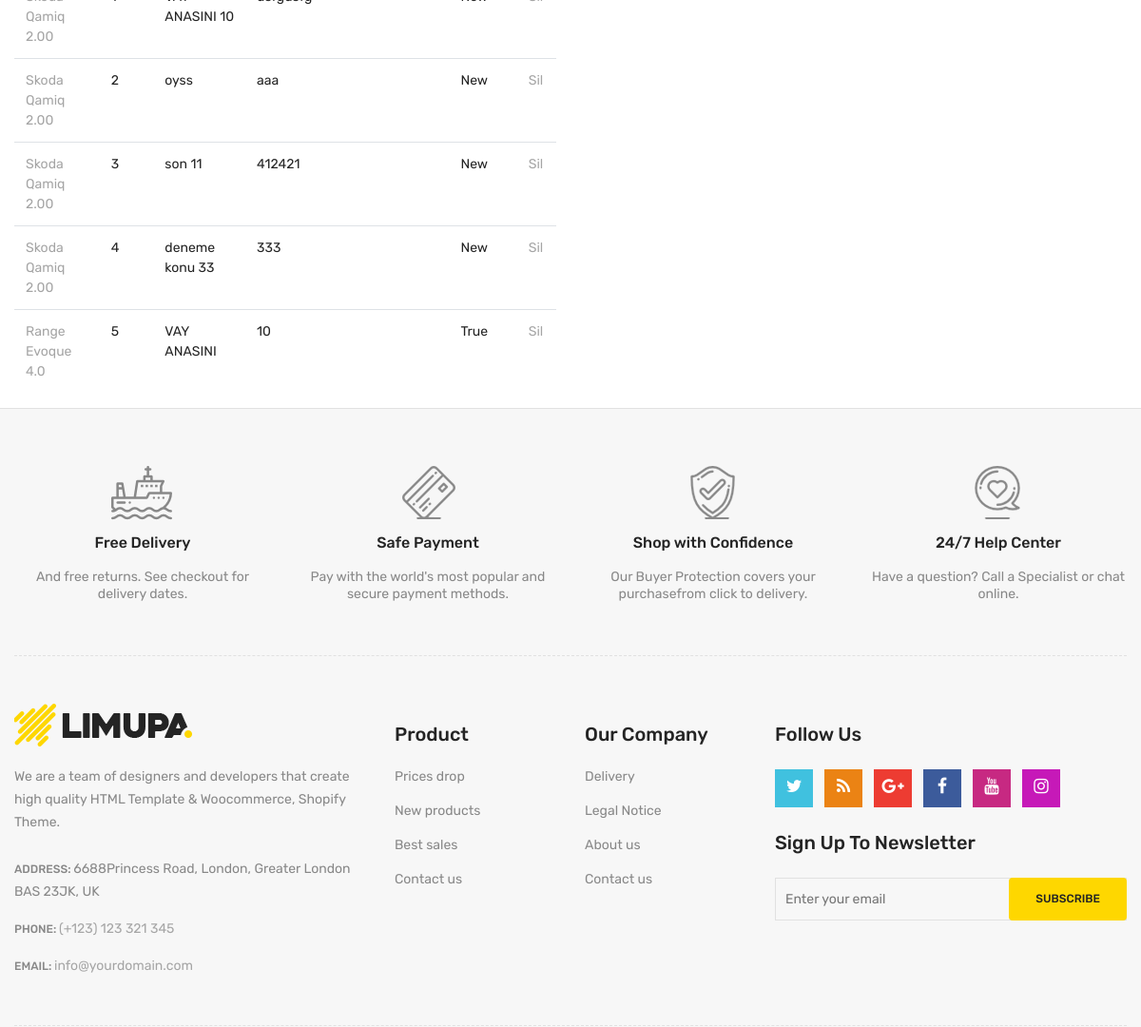
The app's page /user/comments/ (signed in, middle part), older data.
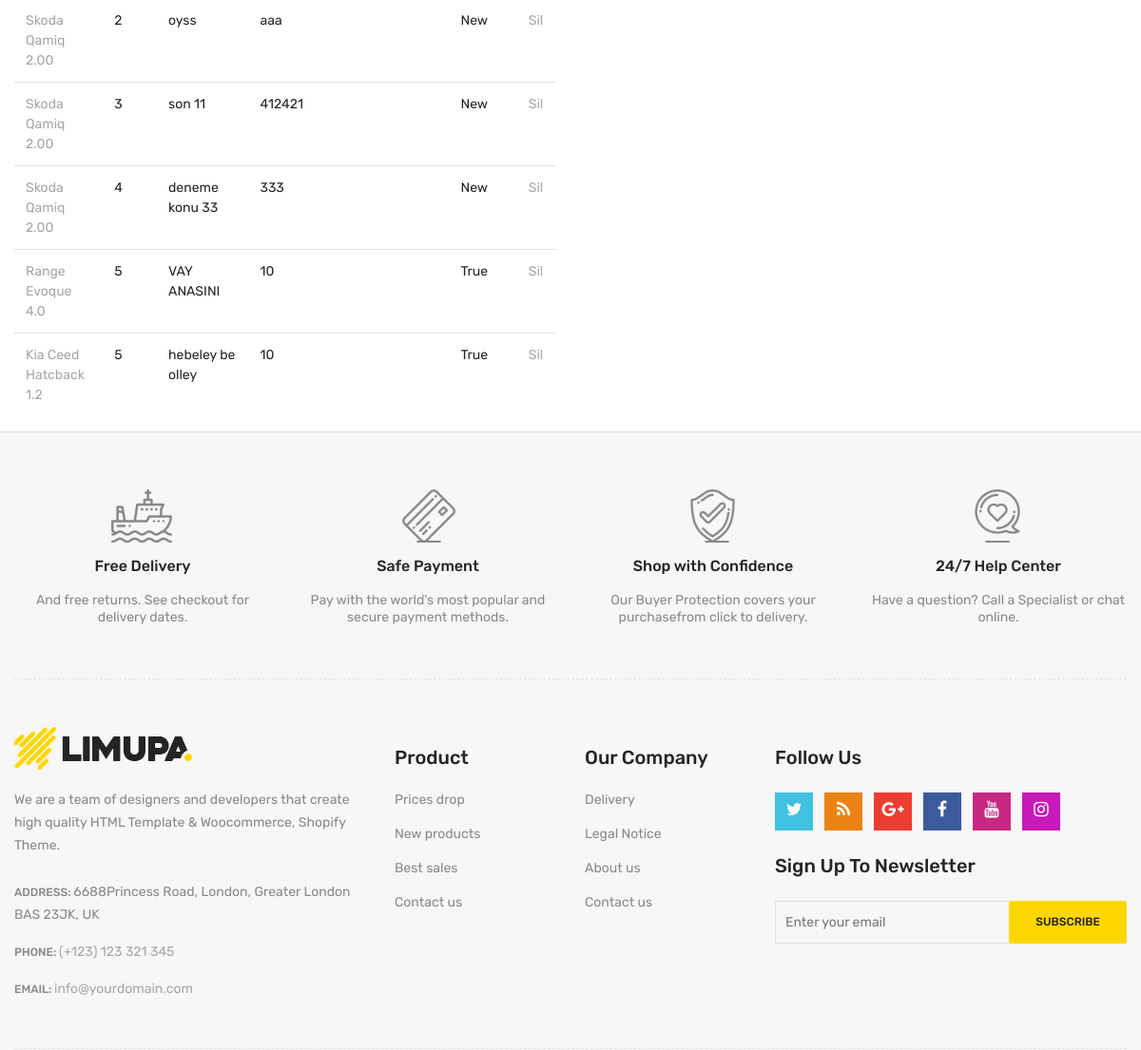
The same page, newer data.
### product/models.py (models this page shows, shortened)
class Comment(models.Model):
    STATUS = (
            ('New', 'Yeni'),
            ('True', 'Evet'),
            ('False', 'Hayır'),
        )
    product = models.ForeignKey(Product, on_delete=models.CASCADE)
    user = models.ForeignKey(User, on_delete=models.CASCADE)
    subject = models.CharField(max_length=50)
    comment = models.TextField(max_length=200)
    rate = models.IntegerField(blank=True)
    status = models.CharField(max_length=10, choices=STATUS, default='New')
    ip = models.CharField(blank=True,max_length=20)
    create_at = models.DateTimeField(auto_now_add=True)
    update_at = models.DateTimeField(auto_now=True)

class Product(models.Model):
    STATUS = (
            ('True', 'Evet'),
            ('False', 'Hayır'),
        )
    GEAR = (
        ('Automatic', 'Otomatik'),
        ('Manuel', 'Manuel'),
    )
    category = models.ForeignKey(Category, on_delete=models.CASCADE)
    title = models.CharField(max_length=150)
    description = models.CharField(max_length=255)
    keywords = models.CharField(max_length=255)
    image = models.ImageField(blank=True, upload_to='images/')
    status = models.CharField(max_length=10, choices=STATUS)
    price = models.FloatField(blank=True)
    gear = models.CharField(max_length=10, choices=GEAR)
    type = models.CharField(max_length=30)
    number_of_seats = models.IntegerField(blank=True)
    engine = models.FloatField(blank=True)
    amount = models.IntegerField(blank=True)
    detail = RichTextUploadingField(blank=True)
    slug = models.SlugField(null=False, unique=True)
    create_at = models.DateTimeField(auto_now_add=True)
    update_at = models.DateTimeField(auto_now=True)
    def image_tag(self):
        return mark_safe('<img src="{}" height="50"/>'.format(self.image.url))
    image_tag.short_description = 'Image'

### user/views.py (the view)
# urls.py: django.urls.path('comments/', views.comments, name='comments'),
@login_required(login_url='/login')
def comments(request):
    category = Category.objects.all()
    current_user = request.user
    comments = Comment.objects.filter(user_id=current_user.id)
    context = {
        'category' : category,
        'comments' : comments,
    }
    return render(request, 'user_comments.html', context)

### user/templates/user_comments.html (shortened to what this page needs)
{% extends "homebase.html" %}
{% load static %}
{% block content %}
            <div class="contact-main-page mt-60 mb-40 mb-md-40 mb-sm-40 mb-xs-40">
                <div class="container">
                    <div class="row">
                        <div class="col-lg-5 offset-lg-1 col-md-60 order-1 order-lg-2">
                            <br>
                        </div>
                        <div class="col-lg-6 col-md-12 order-2 order-lg-1">
                            <div class="contact-form-content pt-sm-55 pt-xs-55">
                                <table class="shopping-cart-table table">
                                {% for rs in comments %}
                                    <tr>
                                    <td class="text-left">
                                        <a href="/product/{{ rs.product_id }}/{{ rs.product.slug }}">{{ rs.product.title }} </a>
                                        </td>
                                    <td class="text-left"> {{ rs.rate }}</td>
                                    <td class="text-left"> {{ rs.subject }}</td>
                                    <td class="text-left"> {{ rs.comment }}</td>
                                    <td class="text-left"> {{ rs.status }}</td>
                                    <td class="text-left"><a class="primary-btn" href="/user/deletecomment/{{ rs.id }}" onclick="return confirm('Yorumunuz silinecek. Emin miisniz?')"> Sil </a> </td>
                                    </tr>
                                {% endfor %}
                                </table>
                            </div>
                    </div>
                </div>
            </div>
{% endblock %}

Row changes from the older to the newer data that the page shows:
added Comment: product "Kia Ceed Hatcback 1.2", rate "5", subject "hebeley be olley", comment "10", status "True"
